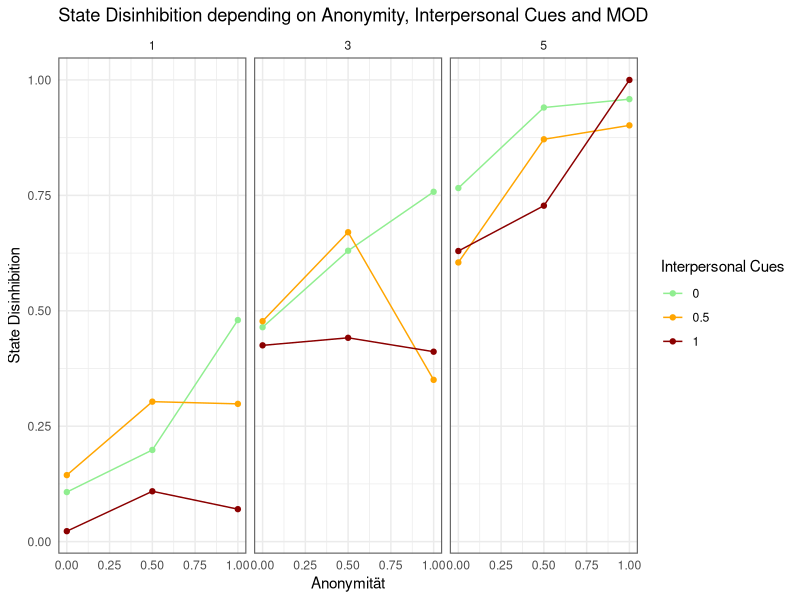
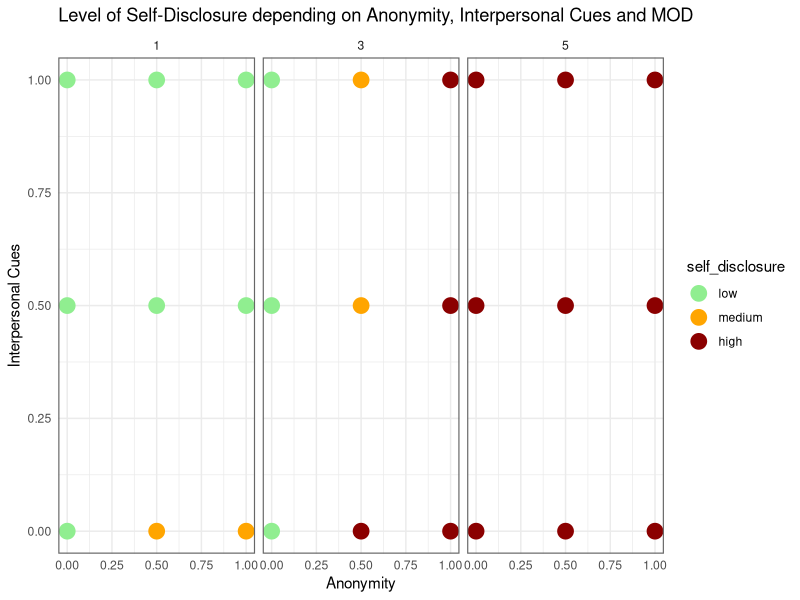

Recreate these plots in R, in order.
#' Compute identity compartmentalization from anonymity
#'
#' Identity compartmentalization is modeled as a non-linear transformation
#' of anonymity. The function maps anonymity values to a compartmentalization
#' score using a squared-ratio, yielding values between 0 and 1.
#'
#' @param anonymity The degree of anonymity, on a scale from 0 to 1.
#'
#' @return The identity compartmentalization score for the given anonymity values,
#'         on a scale from 0 to 1.

IC_function <- function(anonymity) {
  comp <- (anonymity^2)/(anonymity^2+(1-anonymity)^2)
  return(comp)
}


#' Felt responsibility as a function of identity compartmentalization
#'
#' Felt responsibility is modeled as a decreasing, non-linear function of
#' identity compartmentalization. Higher compartmentalization reduces felt
#' responsibility relative to a baseline level.
#'
#' @param comp The degree of identity compartmentalization, on a scale from 0 to 1.
#'            
#' @param base_resp The baseline felt responsibility when compartmentalization is zero,
#'                  on a scale from 0 to 1.
#'
#' @return The felt responsibility for the given parameters, on a scale from 0 to 1.

base_resp <- 0.8

FR_function <- function(comp, base_resp) {
  feltresp <- base_resp * (1 - 0.8 * comp)^3
  return(feltresp)
}



#' Calculate concern about impression on others from number of interpersonal cues
#'
#' Concern about impression on others is modeled as a direct function of the
#' number of interpersonal cues. Higher values of interpersonal cues correspond
#' to higher concern about impression on others.
#'
#' @param cues The number of interpersonal cues, on a scale from 0 to 1.
#'
#' @return The concern about impression on others for the given cues,
#'         on a scale from 0 to 1.

CAI_function <- function(cues) {
  concern <- cues
  return(concern)
}



#' Calculate courage to express oneself from concern about impression on others
#'
#' Courage to express oneself is modeled as an inverse function of concern about
#' impression on others. Higher concern corresponds to lower courage.
#'
#' @param concern The concern about impression on others, on a scale from 0 to 1.
#'
#' @return The courage to express oneself for the given concern values,
#'         on a scale from 0 to 1.

CE_function <- function(concern) {
  courage <- concern * (-1) + 1
  return(courage)
}



#' Calculate state disinhibition
#'
#' State disinhibition is modeled as a linear combination of measure of online disinhibition (MOD),
#' felt responsibility, and courage to express oneself, including an interaction term
#' between felt responsibility and courage to express oneself.
#'
#' @param feltresp Felt responsibility, on a scale from 0 to 1.
#'                 
#' @param courage Courage to express oneself, on a scale from 0 to 1.
#'                
#' @param MOD measure of online disinhibition (MOD), on a scale from 1 to 5.
#'            
#'
#' @return The state disinhibition score for the given parameters, on a scale from -0.1 to 1.2.

# State Disinhibition
SD_function <- function(feltresp, courage, MOD) {
  state_dis <- 0.2 * MOD - 0.3 * feltresp + 0.2 * courage - 0.1 * feltresp * courage
  # Transformation auf 0-1 Skala + leichter Noise
  state_dis <- (state_dis + 0.1)/1.3 + rnorm(length(state_dis), mean = 0, sd = 0.1)
  state_dis[state_dis > 1] <- 1
  state_dis[state_dis < 0] <- 0
  return(state_dis)
}
  



#' Calculate the degree of Self-Disclosure
#'
#' Transforms state disinhibition into expert-rated levels of self-disclosre
#'
#' @param anonymity The degree of anonymity, on a scale from 0 to 1.
#'                  
#' @param cues The number of interpersonal cues, on a scale from 0 to 1.
#'        
#' @param MOD measure of online disinhibition (MOD), on a scale from 1 to 5.
#'      
#' @param base_resp The baseline felt responsibility when compartmentalization is zero,
#'                  fixed to 0.8 based on heuristic considerations 
#'
#' @return observed level (low, medium, high) of self-disclosure in textual analyses
#'

# Self-Disclosure Kategorien
selfdis_function <- function(anonymity, cues, MOD, base_resp) {
  comp <- IC_function(anonymity)
  feltresp <- FR_function(comp, base_resp)
  concern <- CAI_function(cues)
  courage <- CE_function(concern)
  state_dis <- SD_function(feltresp, courage, MOD)
  
  self_disclosure <- cut(
    state_dis,
    breaks = c(0, 0.4, 0.6, 1),
    labels = c("low", "medium", "high"),
    include.lowest = TRUE,
    right = FALSE
  )
  return(self_disclosure)
}



##### Datenframe erstellen
library(ggplot2)

df <- expand.grid(
  anonymity = seq(0, 1, 0.5), 
  MOD = c(1, 3, 5),
  cues = seq(0, 1, 0.5),
  base_resp = 0.8
)


# Zwischenwerte berechnen
df$comp <- IC_function(df$anonymity)
df$feltresp <- FR_function(df$comp, df$base_resp)
df$concern <- CAI_function(df$cues)
df$courage <- CE_function(df$concern)
df$state_disinhibition <- SD_function(df$feltresp, df$courage, df$MOD)
df$self_disclosure <- selfdis_function(df$anonymity, df$cues, df$MOD, df$base_resp)



# Spalten sauber sortieren
df <- df[, c("anonymity", "feltresp", "cues", "courage", "MOD", "state_disinhibition", "self_disclosure")]



## PLOT STATE DISINHIBITION

ggplot(df, aes(x = anonymity, y = state_disinhibition, color = as.factor(cues))) +
  geom_point(size = 1.5) +
  geom_line(aes(group = cues), size = 0.5) +
  facet_wrap(~MOD) +
  theme_minimal() +
  theme(
    panel.border = element_rect(color = "grey40", fill = NA, linewidth = 0.8)
  ) +
  scale_color_manual(name = "Interpersonal Cues", values = c("lightgreen", "orange", "darkred")) +
  labs(
    x = "Anonymität",
    y = "State Disinhibition",
    color = "Interpersonal Cues",
    title = "State Disinhibition depending on Anonymity, Interpersonal Cues and MOD"
  )




### PLOT SELF-DISCLOSURE

ggplot(df, aes(x = anonymity, y = cues, color = self_disclosure)) +
  geom_point(size = 5) +
  facet_wrap(~MOD) +
  scale_color_manual(values = c("lightgreen", "orange", "darkred")) +
  theme_minimal() +
  labs(title = "Level of Self-Disclosure depending on Anonymity, Interpersonal Cues and MOD",
       x = "Anonymity", 
       y = "Interpersonal Cues") +
  theme(
    panel.border = element_rect(color = "grey40", fill = NA, linewidth = 0.8)
  )
